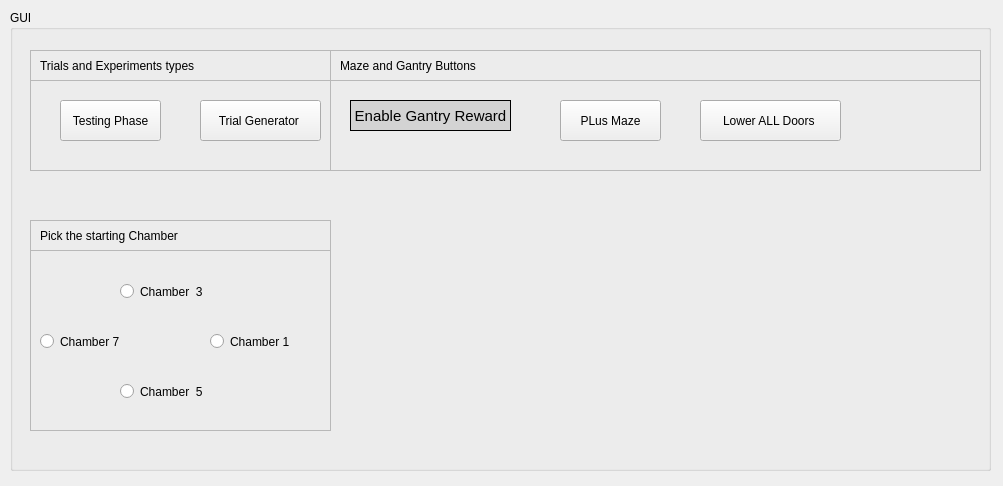
<?xml version="1.0" encoding="UTF-8"?>
<ui version="4.0">
 <class>Experiment_Controller</class>
 <widget class="QWidget" name="Experiment_Controller">
  <property name="geometry">
   <rect>
    <x>0</x>
    <y>0</y>
    <width>1003</width>
    <height>486</height>
   </rect>
  </property>
  <property name="windowTitle">
   <string>Form</string>
  </property>
  <widget class="QGroupBox" name="groupBox">
   <property name="geometry">
    <rect>
     <x>10</x>
     <y>10</y>
     <width>981</width>
     <height>461</height>
    </rect>
   </property>
   <property name="title">
    <string>GUI</string>
   </property>
   <widget class="QFrame" name="frame_7">
    <property name="geometry">
     <rect>
      <x>320</x>
      <y>70</y>
      <width>651</width>
      <height>91</height>
     </rect>
    </property>
    <property name="frameShape">
     <enum>QFrame::StyledPanel</enum>
    </property>
    <property name="frameShadow">
     <enum>QFrame::Raised</enum>
    </property>
    <widget class="QPushButton" name="gantryRewardTogBtn">
     <property name="geometry">
      <rect>
       <x>20</x>
       <y>20</y>
       <width>161</width>
       <height>31</height>
      </rect>
     </property>
     <property name="font">
      <font>
       <pointsize>11</pointsize>
       <weight>50</weight>
       <bold>false</bold>
      </font>
     </property>
     <property name="autoFillBackground">
      <bool>false</bool>
     </property>
     <property name="styleSheet">
      <string notr="true">QPushButton {
    background-color: lightgray;
    border: 1px solid black;
}

QPushButton:checked {
    background-color: gray; /* Color when toggled */
}

QPushButton:pressed {
    background-color: darkgray; /* Color when pressed */
}
</string>
     </property>
     <property name="text">
      <string>Enable Gantry Reward</string>
     </property>
     <property name="checkable">
      <bool>true</bool>
     </property>
    </widget>
    <widget class="QPushButton" name="plusMazeBtn">
     <property name="geometry">
      <rect>
       <x>230</x>
       <y>20</y>
       <width>101</width>
       <height>41</height>
      </rect>
     </property>
     <property name="text">
      <string>PLus Maze</string>
     </property>
    </widget>
    <widget class="QPushButton" name="lowerAllDoorsBtn">
     <property name="geometry">
      <rect>
       <x>370</x>
       <y>20</y>
       <width>141</width>
       <height>41</height>
      </rect>
     </property>
     <property name="text">
      <string>Lower ALL Doors </string>
     </property>
    </widget>
   </widget>
   <widget class="QFrame" name="frame_8">
    <property name="geometry">
     <rect>
      <x>320</x>
      <y>40</y>
      <width>651</width>
      <height>31</height>
     </rect>
    </property>
    <property name="frameShape">
     <enum>QFrame::StyledPanel</enum>
    </property>
    <property name="frameShadow">
     <enum>QFrame::Raised</enum>
    </property>
   </widget>
   <widget class="QFrame" name="frame_12">
    <property name="geometry">
     <rect>
      <x>20</x>
      <y>70</y>
      <width>301</width>
      <height>91</height>
     </rect>
    </property>
    <property name="frameShape">
     <enum>QFrame::StyledPanel</enum>
    </property>
    <property name="frameShadow">
     <enum>QFrame::Raised</enum>
    </property>
    <widget class="QPushButton" name="trialGeneratorBtn">
     <property name="geometry">
      <rect>
       <x>170</x>
       <y>20</y>
       <width>121</width>
       <height>41</height>
      </rect>
     </property>
     <property name="text">
      <string>Trial Generator </string>
     </property>
    </widget>
    <widget class="QPushButton" name="testingPhaseBtn">
     <property name="geometry">
      <rect>
       <x>30</x>
       <y>20</y>
       <width>101</width>
       <height>41</height>
      </rect>
     </property>
     <property name="text">
      <string>Testing Phase</string>
     </property>
    </widget>
   </widget>
   <widget class="QFrame" name="frame_13">
    <property name="geometry">
     <rect>
      <x>20</x>
      <y>40</y>
      <width>301</width>
      <height>31</height>
     </rect>
    </property>
    <property name="frameShape">
     <enum>QFrame::StyledPanel</enum>
    </property>
    <property name="frameShadow">
     <enum>QFrame::Raised</enum>
    </property>
    <widget class="QLabel" name="label_8">
     <property name="geometry">
      <rect>
       <x>10</x>
       <y>0</y>
       <width>231</width>
       <height>31</height>
      </rect>
     </property>
     <property name="text">
      <string>Trials and Experiments types </string>
     </property>
    </widget>
   </widget>
   <widget class="QLabel" name="label_6">
    <property name="geometry">
     <rect>
      <x>330</x>
      <y>40</y>
      <width>231</width>
      <height>31</height>
     </rect>
    </property>
    <property name="text">
     <string>Maze and Gantry Buttons</string>
    </property>
   </widget>
   <widget class="QFrame" name="frame_5">
    <property name="geometry">
     <rect>
      <x>20</x>
      <y>240</y>
      <width>301</width>
      <height>181</height>
     </rect>
    </property>
    <property name="frameShape">
     <enum>QFrame::StyledPanel</enum>
    </property>
    <property name="frameShadow">
     <enum>QFrame::Raised</enum>
    </property>
    <widget class="QRadioButton" name="chamberOneBtn">
     <property name="geometry">
      <rect>
       <x>180</x>
       <y>80</y>
       <width>112</width>
       <height>23</height>
      </rect>
     </property>
     <property name="text">
      <string>Chamber 1 </string>
     </property>
    </widget>
    <widget class="QRadioButton" name="chamberThreeBtn">
     <property name="geometry">
      <rect>
       <x>90</x>
       <y>30</y>
       <width>112</width>
       <height>23</height>
      </rect>
     </property>
     <property name="text">
      <string>Chamber  3 </string>
     </property>
    </widget>
    <widget class="QRadioButton" name="chamberSevenBtn">
     <property name="geometry">
      <rect>
       <x>10</x>
       <y>80</y>
       <width>112</width>
       <height>23</height>
      </rect>
     </property>
     <property name="text">
      <string>Chamber 7 </string>
     </property>
    </widget>
    <widget class="QRadioButton" name="chamberFiveBtn">
     <property name="geometry">
      <rect>
       <x>90</x>
       <y>130</y>
       <width>151</width>
       <height>23</height>
      </rect>
     </property>
     <property name="text">
      <string>Chamber  5 </string>
     </property>
    </widget>
   </widget>
   <widget class="QFrame" name="frame_2">
    <property name="geometry">
     <rect>
      <x>20</x>
      <y>210</y>
      <width>301</width>
      <height>31</height>
     </rect>
    </property>
    <property name="frameShape">
     <enum>QFrame::StyledPanel</enum>
    </property>
    <property name="frameShadow">
     <enum>QFrame::Raised</enum>
    </property>
    <widget class="QLabel" name="label_2">
     <property name="geometry">
      <rect>
       <x>10</x>
       <y>0</y>
       <width>271</width>
       <height>31</height>
      </rect>
     </property>
     <property name="text">
      <string>Pick the starting Chamber</string>
     </property>
    </widget>
   </widget>
  </widget>
 </widget>
 <resources/>
 <connections/>
</ui>
